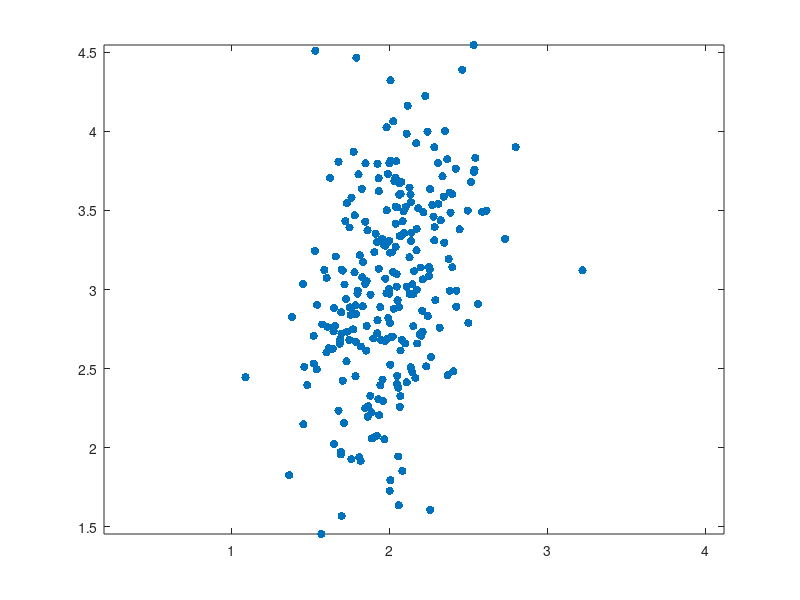

MATLAB code for this plot:
% Example 5.11

% Create a positive definite covariance matrix.
vmat=[2, 1.5; 1.5, 9];
% Create mean at (2,3).
mu=[2 3]; 
[u,s,v]=svd(vmat);
vsqrt=(v*(u'.*sqrt(s)))';
% Get standard normal random variables.
td=randn(250,2); 
% Use x=z*sigma+mu to transform - see Chapter 4.
data=td*vsqrt+ones(250,1)*mu; 
% Create a scatter plot using the plot function.
% Figure 5.16.
plot(data(:,1),data(:,2),'x')
axis equal
% Create a scatter plot using the scatter. 
% Figure 5.17.
% Use filled-in markers.
scatter(data(:,1),data(:,2),'filled')
axis equal
box on
